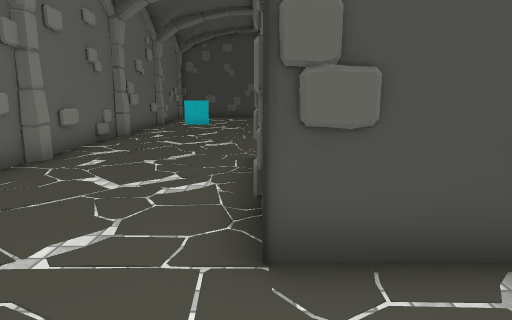
view 1 (above)

21 first-person views from a walk through a scene from a Unity 3-D project. The camera is 1.4 m above the floor, tilts 10° down and sees 70° across. The floor is counted in squares, 1 m on a side. Each view is taken from the middle of a square. On the plan, view 1 faces up. The plan holds only what a view shows up to about 16 squares ahead; the rest is blank. The place goes on beyond the plan. The player is left out. Door leaves are left out, so doorways stand open. Some surface patterns are stand-ins.

view 2
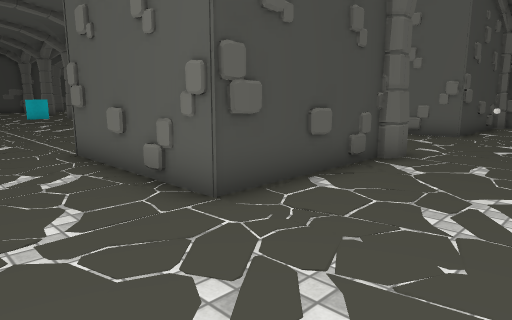

view 3
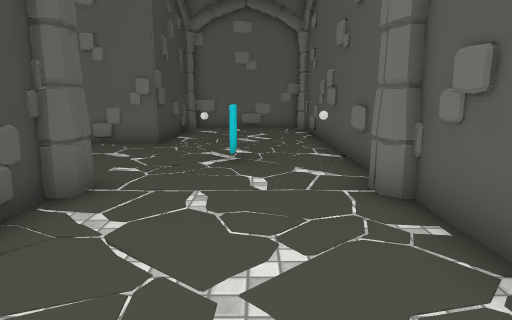

view 4
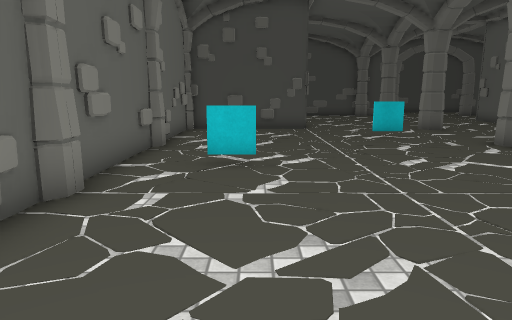

view 5
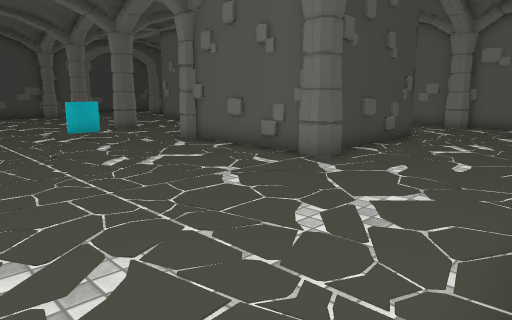

view 6
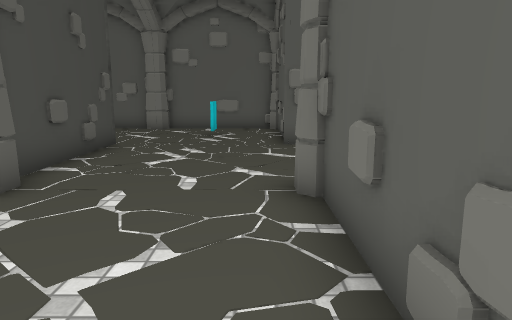

view 7
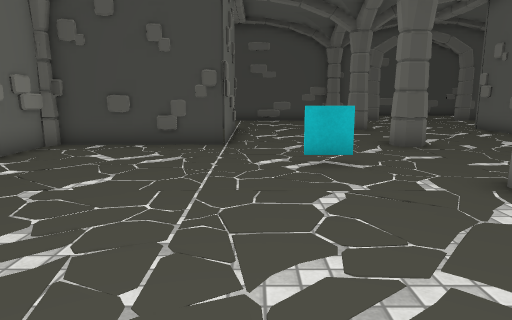

view 8
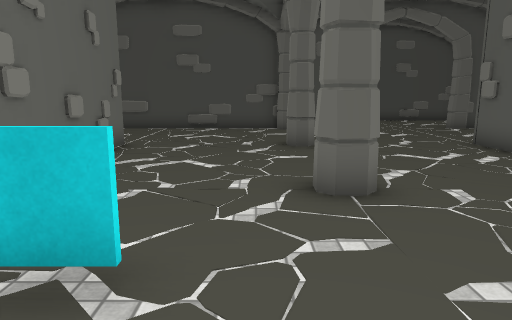

view 9
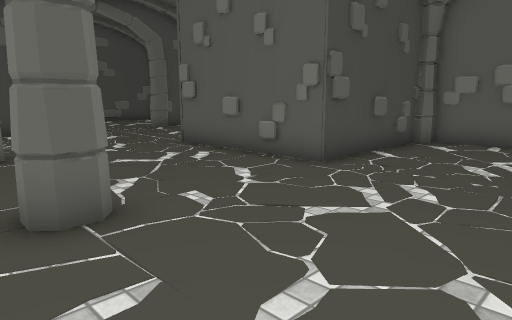

view 10
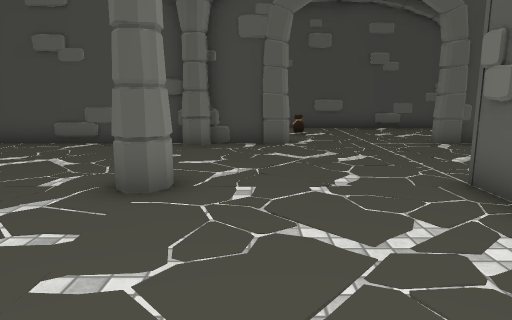

view 11
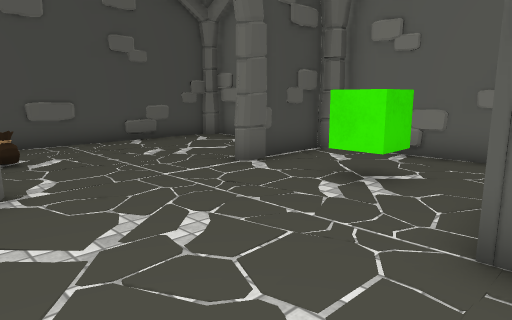

view 12
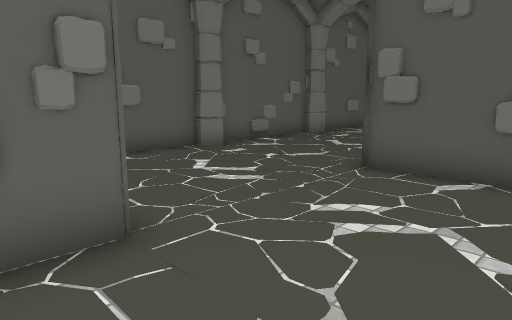

view 13
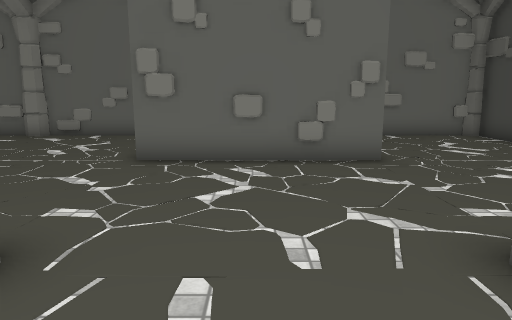

view 14
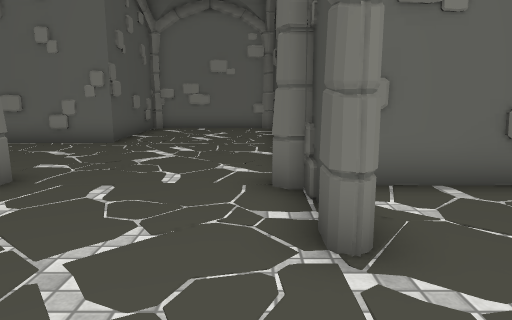

view 15
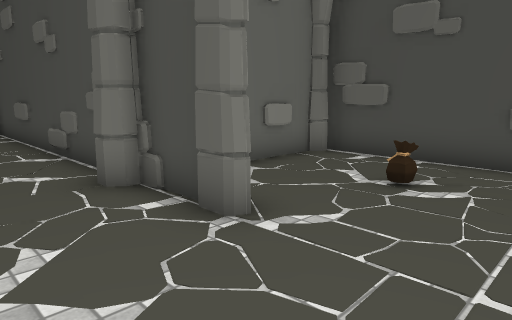

view 16
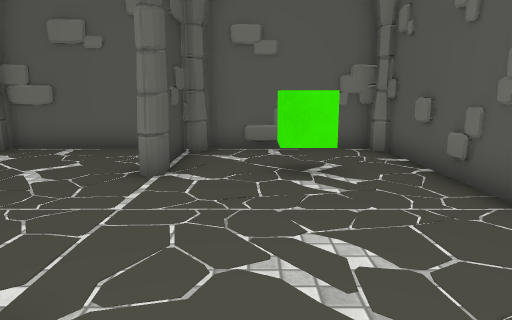

view 17
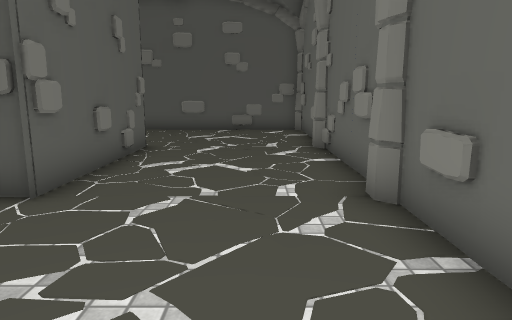

view 18
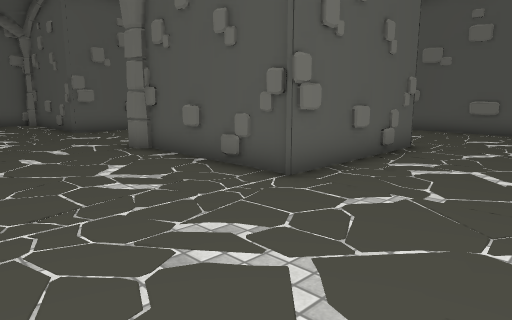

view 19
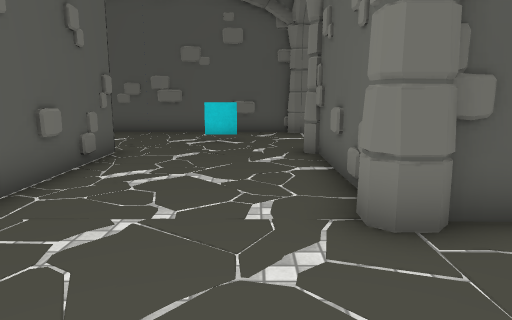

view 20
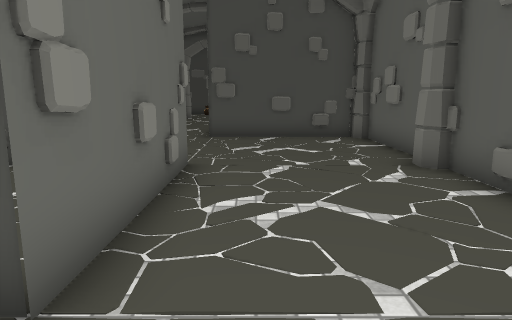

view 21
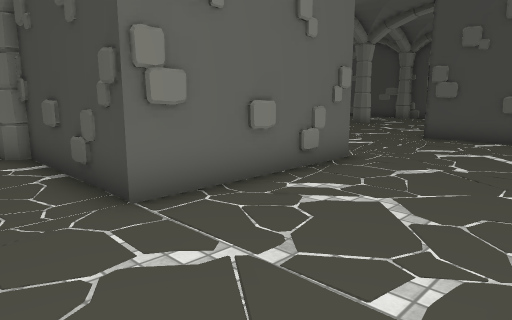

### Floor plan
Key: @ floor where view 1 was taken; # wall or solid block; . floor; D open door; = window, fence, low wall or low ledge; O other object.
Columns run from 5 left of view 1 to 16 right of it. Each row starts with its distance up from view 1.
 39           ############
 38           #..........#
 37           #...O......#
 36           #..........#
 35           #..........#
 34 #############DDDDD####
 33 #....................#
 32 #....................#
 31 #................OO..#
 30 #....................#
 29 ##..............###.##
 28  #####....#.....# ###
 27      #..........#
 26      #.........##
 25      #.........#
 24 ### ##.........#######
 23 #.###.....#.......##.#
 22 #....................#
 21 #....................#
 20 #.......#............#
 19 #.......... .........#
 18 #.........#######....#
 17 #.........#    ##....#
 16 #.........#    #.....#
 15 #..#......#    ##....#
 14 #.........#    ##....#
 13 #.........######.....#
 12 #....................#
 11 #....................#
 10 #.................=..#
  9 #....................#
  8 #....######.....######
  7 #....#    #.....#
  6 #....#    #.....#
  5 #....#    #.....#
  4 #....#    #.....#
  3 #....######.....######
  2 #....................#
  1 #.........#..........#
  0 #....@.......=.......#
 -1 #....................#
 -2 ######################

Where each view was taken, in squares from view 1:
view 1: 0 up, 0 right, facing up
view 2: 1 down, 3 left, facing up-right
view 3: 0 up, 0 right, facing right
view 4: 8 up, 2 left, facing up
view 5: 8 up, 2 left, facing up-right
view 6: 9 up, 0 right, facing right
view 7: 13 up, 1 right, facing up
view 8: 18 up, 4 right, facing up
view 9: 19 up, 4 right, facing up-right
view 10: 23 up, 7 right, facing up
view 11: 28 up, 7 right, facing up-right
view 12: 25 up, 7 right, facing down-right
view 13: 26 up, 8 right, facing left
view 14: 33 up, 11 right, facing left
view 15: 31 up, 11 right, facing up-left
view 16: 32 up, 6 right, facing right
view 17: 13 up, 3 left, facing down
view 18: 13 up, 4 left, facing down-right
view 19: 12 up, 7 right, facing down
view 20: 11 up, 12 right, facing up
view 21: 11 up, 15 right, facing up-left
